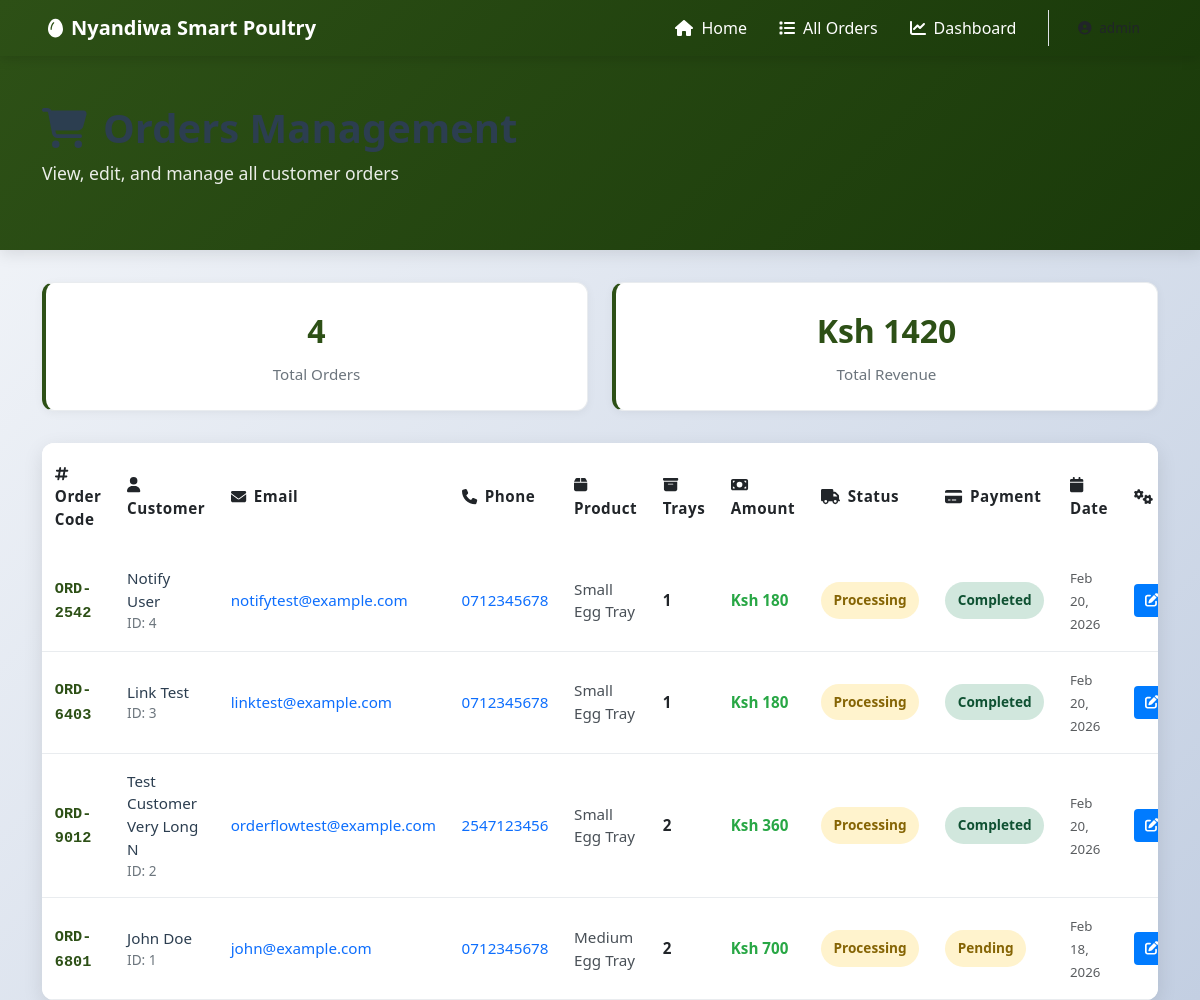
/show-orders/ (signed in), run on the app's committed database.
### chickapp/models.py (models this page shows, shortened)
class order(models.Model):
    STATUS_PROCESSING = "processing"
    STATUS_IN_TRANSIT = "in_transit"
    STATUS_DELIVERED = "delivered"
    STATUS_CANCELLED = "cancelled"
    STATUS_CHOICES = [
        (STATUS_PROCESSING, "Processing"),
        (STATUS_IN_TRANSIT, "In Transit"),
        (STATUS_DELIVERED, "Delivered"),
        (STATUS_CANCELLED, "Cancelled"),
    ]
    PAYMENT_MPESA = "mpesa"
    PAYMENT_AIRTEL = "airtel_money"
    PAYMENT_CASH = "cash"
    PAYMENT_METHOD_CHOICES = [
        (PAYMENT_MPESA, "M-Pesa"),
        (PAYMENT_AIRTEL, "Airtel Money"),
        (PAYMENT_CASH, "Cash on Delivery"),
    ]
    PAYMENT_STATUS_PENDING = "pending"
    PAYMENT_STATUS_COMPLETED = "completed"
    PAYMENT_STATUS_FAILED = "failed"
    PAYMENT_STATUS_CHOICES = [
        (PAYMENT_STATUS_PENDING, "Pending"),
        (PAYMENT_STATUS_COMPLETED, "Completed"),
        (PAYMENT_STATUS_FAILED, "Failed"),
    ]
    order_code = models.CharField(max_length=12, editable=False, default='TEMP')
    customer = models.ForeignKey(customer, on_delete=models.CASCADE)
    product = models.ForeignKey(product, on_delete=models.PROTECT, null=True, blank=True)
    number_of_trays = models.PositiveIntegerField()
    amount = models.DecimalField(max_digits=10, decimal_places=2, default=0)
    status = models.CharField(max_length=20, choices=STATUS_CHOICES, default=STATUS_PROCESSING)
    payment_method = models.CharField(max_length=20, choices=PAYMENT_METHOD_CHOICES, blank=True, default="")
    payment_status = models.CharField(max_length=20, choices=PAYMENT_STATUS_CHOICES, default=PAYMENT_STATUS_PENDING)
    payment_phone = models.CharField(max_length=15, blank=True, default="")
    payment_reference = models.CharField(max_length=50, blank=True, default="")
    mpesa_checkout_request_id = models.CharField(max_length=100, blank=True, default="")
    mpesa_merchant_request_id = models.CharField(max_length=100, blank=True, default="")
    mpesa_receipt_number = models.CharField(max_length=50, blank=True, default="")
    order_date = models.DateTimeField(auto_now_add=True)
    updated_at = models.DateTimeField(auto_now=True)
    message = models.TextField(blank=True, default="")

class customer(models.Model):
    name = models.CharField(max_length=20)
    surname = models.CharField(max_length=20)
    email = models.EmailField(max_length=50)
    password = models.CharField(max_length=20)
    phone = models.CharField(max_length=10)
    location = models.CharField(max_length=20)
    message = models.TextField(blank=True, default="")

class product(models.Model):
    name = models.CharField(max_length=50)
    size = models.CharField(max_length=30, blank=True, default="")
    price = models.DecimalField(max_digits=10, decimal_places=2)
    description = models.TextField(blank=True, default="")
    is_active = models.BooleanField(default=True)
    created_at = models.DateTimeField(auto_now_add=True)

### chickapp/views.py (the view)
# urls.py: path('show-orders/', views.show_orders, name='show_orders'),
def show_orders(request):
    if not request.user.is_authenticated:
        return redirect('login')
    if not request.user.is_superuser and not request.user.is_staff:
        messages.error(request, 'You do not have permission to access this page.')
        return redirect('products')
    db_error = None
    all_orders = []
    total_revenue = 0
    try:
        all_orders = list(
            order.objects.select_related('customer', 'product')
            .order_by('-order_date')
        )
        revenue_data = order.objects.aggregate(total=Sum('amount'))
        total_revenue = revenue_data['total'] or 0
    except OperationalError:
        db_error = 'Order data is unavailable. Please try again later.'
    except Exception as e:
        logger.error(f"Show orders error: {str(e)}")
        db_error = f'An error occurred: {str(e)}'
    context = {
        'all_orders': all_orders,
        'db_error': db_error,
        'total_revenue': total_revenue,
        'status_choices': order.STATUS_CHOICES,
        'payment_method_choices': order.PAYMENT_METHOD_CHOICES,
        'payment_status_choices': order.PAYMENT_STATUS_CHOICES,
    }
    return render(request, 'show.html', context)

### chickapp/templates/show.html (shortened to what this page needs)
<!DOCTYPE html>
<html lang="en">
<head>
    {% load static %}
    <link href="https://cdn.jsdelivr.net/npm/bootstrap@5.3.0/dist/css/bootstrap.min.css" rel="stylesheet">
    <link href="https://cdnjs.cloudflare.com/ajax/libs/font-awesome/6.4.0/css/all.min.css" rel="stylesheet">
    <link href="{% static 'css/custom.css' %}" rel="stylesheet">
</head>
<body>
    <nav class="navbar navbar-expand-lg navbar-dark navbar-farm sticky-top">
        <div class="container-fluid px-lg-5">
            <a class="navbar-brand d-flex align-items-center fw-bold" href="{% url 'index' %}">
                <div class="brand-icon-wrapper me-2">
                    <i class="fas fa-egg"></i>
                </div>
                <span>Nyandiwa Smart Poultry</span>
            </a>
            <div class="collapse navbar-collapse" id="navbarNav">
                <ul class="navbar-nav ms-auto align-items-center gap-3">
                    <li class="nav-item">
                        <a class="nav-link nav-link-modern" href="{% url 'index' %}">
                            <i class="fas fa-home me-2"></i>Home
                        </a>
                    </li>
                    <li class="nav-item">
                        <a class="nav-link nav-link-modern active" href="{% url 'show_orders' %}">
                            <i class="fas fa-list me-2"></i>All Orders
                        </a>
                    </li>
                    <li class="nav-item">
                        <a class="nav-link nav-link-modern" href="{% url 'dashboard' %}">
                            <i class="fas fa-chart-line me-2"></i>Dashboard
                        </a>
                    </li>
                    <li class="nav-item border-start ps-3 ms-2">
                        <div class="dropdown">
                            <button class="btn btn-nav-primary btn-sm dropdown-toggle" type="button" data-bs-toggle="dropdown" aria-expanded="false">
                                <i class="fas fa-user-circle me-2"></i>{{ user.first_name|default:user.username }}
                            </button>
                        </div>
                    </li>
                </ul>
            </div>
        </div>
    </nav>
    <div class="page-header">
        <div class="container">
            <h1><i class="fas fa-shopping-cart me-3"></i>Orders Management</h1>
            <p>View, edit, and manage all customer orders</p>
        </div>
    </div>
    <main class="container mb-5">
        {% if all_orders %}
        <div class="stats-row">
            <div class="stat-card">
                <div class="stat-number">{{ all_orders|length }}</div>
                <div class="stat-label">Total Orders</div>
            </div>
            <div class="stat-card">
                <div class="stat-number">Ksh {{ total_revenue|floatformat:0|default:"0" }}</div>
                <div class="stat-label">Total Revenue</div>
            </div>
        </div>
        {% endif %}
        {% if all_orders %}
        <div class="orders-table">
            <div style="overflow-x: auto;">
                <table class="table table-hover">
                    <thead>
                        <tr>
                            <th><i class="fas fa-hashtag me-2"></i>Order Code</th>
                            <th><i class="fas fa-user me-2"></i>Customer</th>
                            <th><i class="fas fa-envelope me-2"></i>Email</th>
                            <th><i class="fas fa-phone me-2"></i>Phone</th>
                            <th><i class="fas fa-box me-2"></i>Product</th>
                            <th><i class="fas fa-archive me-2"></i>Trays</th>
                            <th><i class="fas fa-money-bill me-2"></i>Amount</th>
                            <th><i class="fas fa-truck me-2"></i>Status</th>
                            <th><i class="fas fa-credit-card me-2"></i>Payment</th>
                            <th><i class="fas fa-calendar me-2"></i>Date</th>
                            <th><i class="fas fa-cogs me-2"></i>Actions</th>
                        </tr>
                    </thead>
                    <tbody>
                        {% for ord in all_orders %}
                        <tr>
                            <td>
                                <span class="order-code">{{ ord.order_code }}</span>
                            </td>
                            <td>
                                <div class="customer-name">{{ ord.customer.name }} {{ ord.customer.surname }}</div>
                                <div class="customer-email">ID: {{ ord.customer.id }}</div>
                            </td>
                            <td>
                                <a href="mailto:{{ ord.customer.email }}" class="text-decoration-none">
                                    {{ ord.customer.email }}
                                </a>
                            </td>
                            <td>
                                <a href="tel:{{ ord.customer.phone }}" class="text-decoration-none">
                                    {{ ord.customer.phone }}
                                </a>
                            </td>
                            <td>
                                <span class="product-name">
                                    {{ ord.product.name|default:"N/A" }}
                                </span>
                            </td>
                            <td>
                                <span class="fw-bold">{{ ord.number_of_trays }}</span>
                            </td>
                            <td>
                                <span class="fw-bold text-success">Ksh {{ ord.amount|floatformat:0 }}</span>
                            </td>
                            <td>
                                <span class="status-badge status-{{ ord.status }}">
                                    {{ ord.get_status_display }}
                                </span>
                            </td>
                            <td>
                                <span class="payment-badge payment-{{ ord.payment_status }}">
                                    {{ ord.get_payment_status_display }}
                                </span>
                            </td>
                            <td>
                                <small class="text-muted">{{ ord.order_date|date:"M d, Y" }}</small>
                            </td>
                            <td>
                                <div class="action-buttons">
                                    <a href="{% url 'edit_order' ord.id %}" class="btn btn-edit btn-sm" title="Edit Order">
                                        <i class="fas fa-edit"></i> Edit
                                    </a>
                                </div>
                            </td>
                        </tr>
                        {% endfor %}
                    </tbody>
                </table>
            </div>
        </div>
        {% endif %}
    </main>
</body>
</html>

### static/css/custom.css (style rules this page uses)
:root { --farm-green: #2d5016; --farm-yellow: #ffc107; --farm-brown: #8b5a2b; --text-dark: #2c3e50; --text-secondary: #6c757d; }
* { margin: 0; padding: 0; box-sizing: border-box; }
html, body { height: 100%; font-family: 'Segoe UI', Tahoma, Geneva, Verdana, sans-serif; }
body { background-color: #f8f9fa; color: var(--text-dark); overflow-x: hidden; }
h1, h2, h3 { color: var(--text-dark); }
.navbar-farm { box-shadow: 0 2px 8px rgba(0, 0, 0, 0.1); }
.stat-card { background: white; border-radius: 12px; border: 1px solid #e9ecef; transition: all 0.3s ease; }
.table { background-color: white; border-radius: 8px; overflow: hidden; }
.table thead { background-color: var(--farm-green); color: white; }
.text-success { color: #28a745 !important; }

### chickapp/templates/show.html (style rules this page uses)
:root { --farm-green: #2d5016; --farm-yellow: #ffc107; --farm-brown: #8b5a2b; }
body { background: linear-gradient(135deg, #f5f7fa 0%, #c3cfe2 100%); min-height: 100vh; }
.navbar-farm { background: linear-gradient(135deg, var(--farm-green) 0%, #1a3a0a 100%); box-shadow: 0 2px 12px rgba(0, 0, 0, 0.15); }
.page-header { background: linear-gradient(135deg, var(--farm-green) 0%, #1a3a0a 100%); color: white; padding: 3rem 0; margin-bottom: 2rem; box-shadow: 0 4px 15px rgba(0, 0, 0, 0.1); }
.page-header h1 { font-weight: 700; font-size: 2.5rem; margin-bottom: 0.5rem; }
.page-header p { font-size: 1.1rem; opacity: 0.9; }
.orders-table { background: white; border-radius: 12px; box-shadow: 0 6px 20px rgba(0, 0, 0, 0.1); overflow: hidden; }
.table { margin-bottom: 0; font-size: 0.95rem; }
.table thead { background: linear-gradient(135deg, var(--farm-green) 0%, #1a3a0a 100%); color: white; font-weight: 600; }
.table thead th { border: none; padding: 1.2rem 0.8rem; letter-spacing: 0.5px; vertical-align: middle; }
.table tbody tr { border-bottom: 1px solid #e9ecef; transition: all 0.3s ease; }
.table tbody td { padding: 1rem 0.8rem; vertical-align: middle; }
.order-code { font-weight: 600; color: var(--farm-green); font-family: 'Courier New', monospace; }
.customer-name { font-weight: 500; color: var(--text-dark); }
.customer-email { font-size: 0.85rem; color: #6c757d; }
.product-name { color: #495057; font-weight: 500; }
.status-badge { padding: 0.5rem 0.8rem; border-radius: 20px; font-size: 0.85rem; font-weight: 600; display: inline-block; }
.status-processing { background: #fff3cd; color: #856404; }
.payment-badge { padding: 0.5rem 0.8rem; border-radius: 20px; font-size: 0.85rem; font-weight: 600; display: inline-block; }
.payment-pending { background: #fff3cd; color: #856404; }
.payment-completed { background: #d1e7dd; color: #0f5132; }
.action-buttons { white-space: nowrap; display: flex; gap: 0.5rem; justify-content: center; }
.btn-sm { padding: 0.4rem 0.7rem; font-size: 0.85rem; font-weight: 500; }
.btn-edit { background: #007bff; border: none; color: white; transition: all 0.3s ease; }
.stats-row { display: grid; grid-template-columns: repeat(auto-fit, minmax(200px, 1fr)); gap: 1.5rem; margin-bottom: 2rem; }
.stat-card { background: white; padding: 1.5rem; border-radius: 12px; box-shadow: 0 2px 10px rgba(0, 0, 0, 0.05); text-align: center; border-left: 4px solid var(--farm-green); transition: all 0.3s ease; }
.stat-number { font-size: 2rem; font-weight: 700; color: var(--farm-green); margin-bottom: 0.5rem; }
.stat-label { font-size: 0.95rem; color: #6c757d; font-weight: 500; }
.nav-link-modern { position: relative; transition: all 0.3s ease; color: white !important; }
.dropdown-toggle::after { display: none; }

### data on the page
order: order_code "ORD-2542", customer.name "Notify", customer.surname "User", customer.id "4", customer.email "notifytest@example.com", customer.phone "0712345678", product.name "Small Egg Tray", number_of_trays "1", amount "180", status "Processing", payment_status "Completed", order_date "Feb 20, 2026"
order: order_code "ORD-6403", customer.name "Link", customer.surname "Test", customer.id "3", customer.email "linktest@example.com", customer.phone "0712345678", product.name "Small Egg Tray", number_of_trays "1", amount "180", status "Processing", payment_status "Completed", order_date "Feb 20, 2026"
order: order_code "ORD-9012", customer.name "Test", customer.surname "Customer Very Long N", customer.id "2", customer.email "orderflowtest@example.com", customer.phone "2547123456", product.name "Small Egg Tray", number_of_trays "2", amount "360", status "Processing", payment_status "Completed", order_date "Feb 20, 2026"
order: order_code "ORD-6801", customer.name "John", customer.surname "Doe", customer.id "1", customer.email "john@example.com", customer.phone "0712345678", product.name "Medium Egg Tray", number_of_trays "2", amount "700", status "Processing", payment_status "Pending", order_date "Feb 18, 2026"

### other printed values
{{ all_orders|length }} "4"
{{ total_revenue|floatformat:0|default:"0" }} "1420"
